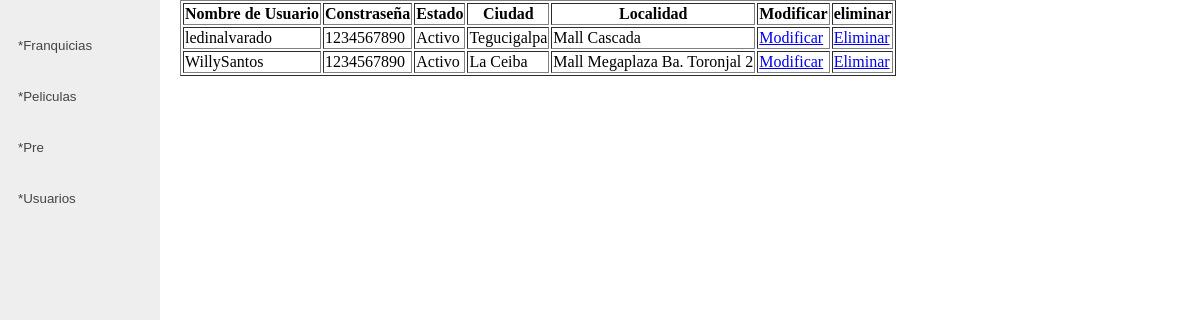
The app's page /modoadmin/GestiondeUsuarios/principal_gestion_usuarios.php with its own data.
### tables this page shows
CREATE TABLE `franquicias` (
  `id_franquicia` int(3) NOT NULL AUTO_INCREMENT,
  `localidad` varchar(45) NOT NULL,
  `id_ciudad` int(2) NOT NULL,
  `activo` varchar(12) NOT NULL,
  PRIMARY KEY (`id_franquicia`),
  KEY `ciudad-franquicia_idx` (`id_ciudad`),
  KEY `franquicias-ciudad_idx` (`id_ciudad`),
  CONSTRAINT `franquicias-ciudad` FOREIGN KEY (`id_ciudad`) REFERENCES `ciudad` (`id_ciudad`) ON DELETE CASCADE ON UPDATE CASCADE
);

CREATE TABLE `usuario` (
  `id_usuario` int(11) NOT NULL AUTO_INCREMENT,
  `usuario` varchar(45) NOT NULL,
  `contrasena` varchar(45) NOT NULL,
  `estado` varchar(9) NOT NULL,
  `id_franquicia` int(3) NOT NULL,
  PRIMARY KEY (`id_usuario`),
  KEY `usuario-franquicias_idx` (`id_franquicia`),
  CONSTRAINT `usuario-franquicias` FOREIGN KEY (`id_franquicia`) REFERENCES `franquicias` (`id_franquicia`) ON DELETE CASCADE ON UPDATE CASCADE
);

CREATE TABLE `ciudad` (
  `id_ciudad` int(2) NOT NULL AUTO_INCREMENT,
  `ciudad` varchar(45) NOT NULL,
  PRIMARY KEY (`id_ciudad`)
);

### modoadmin/GestiondeUsuarios/principal_gestion_usuarios.php (the view)
<?php
require '../conexion/conexion.php';
$consulta=$pdo->query("select usuario.id_usuario, usuario.usuario, usuario.contrasena, usuario.estado, ciudad.ciudad,
franquicias.localidad from franquicias".
" inner join ciudad on  franquicias.id_ciudad = ciudad.id_ciudad ".
 " inner join usuario on   franquicias.id_franquicia = usuario.id_franquicia");
?>
<div>
    <?php require '../menus/menu_lado.php'; ?>
</div>
<div>
    <table id="tablas" border="1">
        <thead>
        <tr>
            <th>Nombre de Usuario</th>
            <th>Constraseña</th>
            <th>Estado</th>
            <th>Ciudad</th>
            <th>Localidad</th>
            <th>Modificar</th>
            <th>eliminar</th>
        </tr>
        </thead>
        <tbody>
        <?php foreach ($consulta as $row): ?>
            <tr>
                <td><?php echo $row['usuario']?></td>
                <td><?php echo $row['contrasena']?></td>
                <td><?php echo $row['estado']?></td>
                <td><?php echo $row['ciudad']?></td>
                <td><?php echo $row['localidad']?></td>
                <td><a href="UpdateUsuario.php?cod=<?php echo $row['id_usuario'] ?>">
                        Modificar</a></td>
                <td><a href="deleteUsuario.php?cod=<?php echo $row['id_usuario']?>">
                        Eliminar</a></td>
            </tr>
        <?php endforeach;?>
        </tbody>
    </table>
</div>

### modoadmin/menus/menu_lado.php (style rules this page uses)
body { margin: 0px; margin-left: 180px; }

### records on screen
franquicias: usuario.usuario "ledinalvarado", usuario.contrasena "1234567890", usuario.estado "Activo", id_ciudad.ciudad "Tegucigalpa", localidad "Mall Cascada"
franquicias: usuario.usuario "WillySantos", usuario.contrasena "1234567890", usuario.estado "Activo", id_ciudad.ciudad "La Ceiba", localidad "Mall Megaplaza Ba. Toronjal 2"
